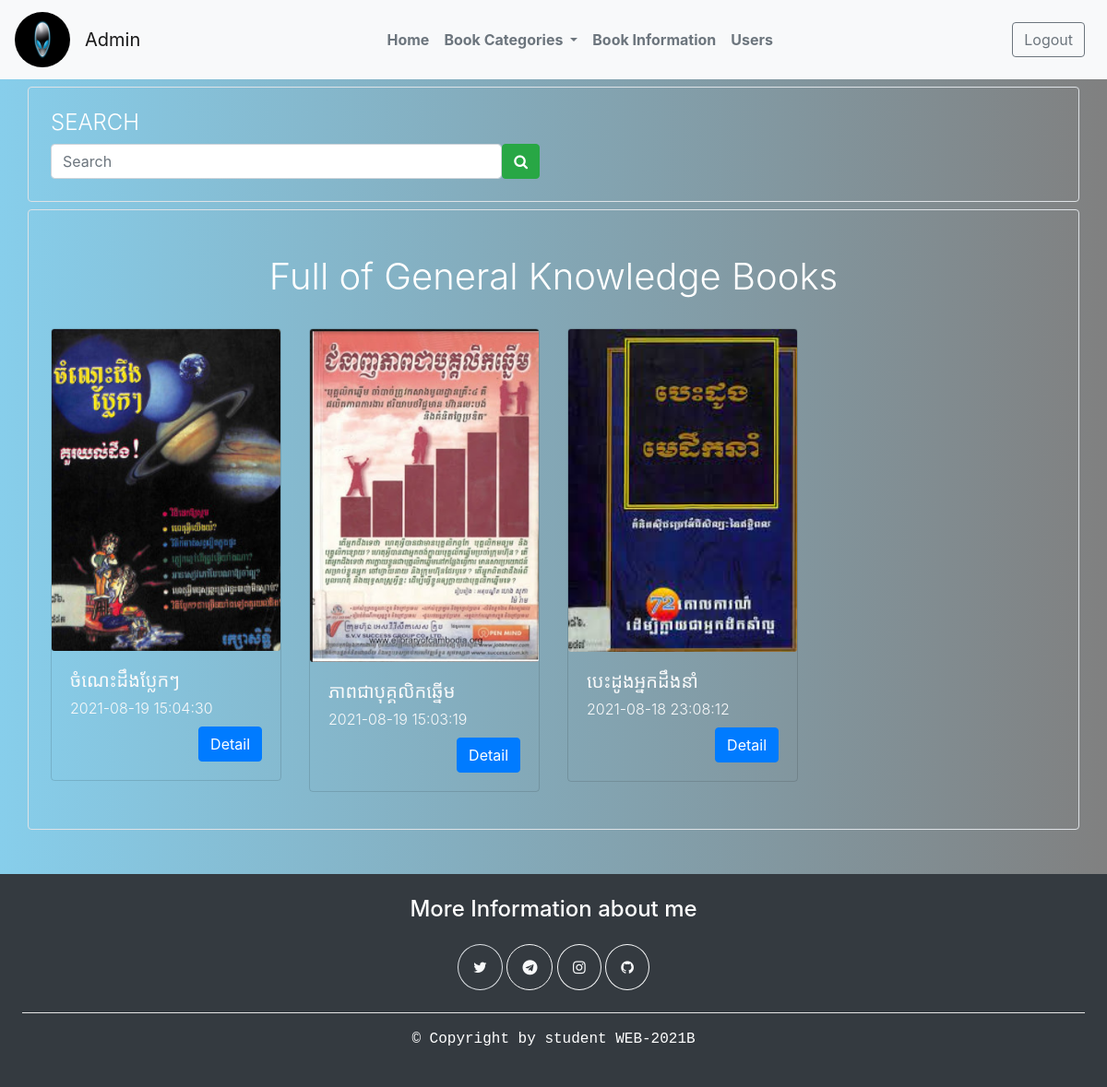
The app's page /?page=politic (signed in) with its own data.
### tables this page shows
CREATE TABLE `users` (
  `user_id` int(11) NOT NULL,
  `username` varchar(40) NOT NULL,
  `profile` varchar(200) NOT NULL,
  `email` varchar(100) NOT NULL,
  `password` varchar(500) NOT NULL,
  `role` varchar(40) NOT NULL
);

CREATE TABLE `books` (
  `book_id` int(11) NOT NULL,
  `title` varchar(100) NOT NULL,
  `description` varchar(500) NOT NULL,
  `date` datetime NOT NULL DEFAULT current_timestamp(),
  `book_img` varchar(500) NOT NULL,
  `book_pdf` varchar(500) NOT NULL,
  `book_author` varchar(40) NOT NULL,
  `category_id` int(11) NOT NULL,
  `user_id` int(11) NOT NULL
);

### database/database.php (called while the page is built, shortened)
<?php
function db() {
    return new mysqli('localhost', 'root', '', 'online-librabry');
}
function getAllGeneralBook() {
    return db()->query("SELECT books.book_id, books.title, books.description, books.date, books.book_img, books.book_pdf, books.book_author, categories.category_id, categories.categoryName FROM books INNER JOIN categories ON books.category_id = categories.category_id WHERE books.category_id = 2 ORDER BY books.book_id DESC ");
}
function selectAllUser() {
    return db()->query("SELECT * FROM users ORDER BY user_id ASC");
}

### pages/politic.php (the view)
<?php
    require_once("database/database.php");
    if($_SERVER['REQUEST_METHOD'] == "POST") {
        $books = getSearchGeneral($_POST);
    } else {
        $books = getAllGeneralBook();
    }
?>
<div class="container border rounded p-4 mb-2 mt-2">
    <div class="row">
        <form action="" method="post" class="col-lg-6 col-md-8 col-sm-8 col-12">
            <h4 class="text-white mr-4 d-flex align-item-center font-weight-light">SEARCH </h4>
            <div class="d-flex justify-content-between">
                <input type="search" class="form-control" placeholder="Search" name="word">
                <button type="submit" class="btn btn-success fa fa-search"></button>
            </div>
        </form>
    </div>
</div>
<div class="container border rounded p-4 mb-2 mt-2">
    <h1 class="font-weight-light text-center p-4 text-white">Full of General Knowledge Books</h1>
    <div class="row">
        <?php foreach($books as $book): ?>
            <div class="col-lg-3 col-md-4 col-sm-6 col-6 mb-3">
                <div class="card" style="background: none;">
                    <a href="mypdf/<?=$book['book_pdf']?>" target="_blank"><img class="card-img" src="images/book/<?= $book['book_img']?>" alt=""></a>
                    <div class="card-body">
                        <h5 class="card-title text-light"><?= $book['title']?></h5>
                        <p class="card-subtitle mb-2 text-light font-weight-light"><?= $book['date']?></p>
                        <div class="text-right">
                            <a href="detial.php?id=<?=$book['book_id']?>" class="btn btn-primary">Detail</a>
                        </div>
                    </div>
                </div>
            </div>
        <?php endforeach;?>
    </div>
</div>

### partial/navbar.php (shortened to what this page needs)
<?php
  require_once('database/database.php');
  $allUser = selectAllUser();
  foreach($allUser as $user):
?>
<?php if($user['username'] === $_SESSION['username']): ?>
  <nav class="navbar navbar-expand-lg navbar-light bg-light position-sticky sticky-top">
    <a class="navbar-brand" href="#">
      <img src="images/user/<?=$user['profile'] ?>" width="60" height="60" class="d-inline-block align-top rounded rounded-circle" alt="">
    </a>
    <small class="navbar-brand"><?= $user['username']?></small>
    <div class="collapse navbar-collapse" id="navbarTogglerDemo02">
      <ul class="navbar-nav m-auto mt-2 mt-lg-0">
        <li class="nav-item active">
          <a class="nav-link font-weight-bold text-secondary" href="?page=home">Home <span class="sr-only">(current)</span></a>
        </li>
        <li class="nav-item active">
          <div class="dropdown show">
              <a class="nav-link font-weight-bold text-secondary dropdown-toggle" href="#" role="button" id="dropdownMenuLink" data-toggle="dropdown" aria-haspopup="true" aria-expanded="false">
                  Book Categories
              </a>
          </div>
        </li>
        <?php if($user['role'] == "Admin"): ?>
          <li class="nav-item active">
            <a class="nav-link font-weight-bold text-secondary" href="?page=bookinfo">Book Information</a>
          </li>
          <li class="nav-item active">
            <a class="nav-link font-weight-bold text-secondary" href="?page=user">Users</a>
          </li>
        <?php else: ?>
          <li class="nav-item active">
            <a class="nav-link font-weight-bold text-secondary" href="?page=contact">Contact us</a>
          </li>
        <?php endif; ?>
      </ul>
      <form class="form-inline my-2 my-lg-0">
        <a href="http://localhost/online-library-php/" class="btn btn-outline-secondary my-2 my-sm-0 m-2" type="submit">Logout</a>
      </form>
    </div>
  </nav>
<?php
endif;
endforeach;
?>

### records on screen
users: profile (picture), username "Admin", role "Book Information"
books: book_img (picture), title "ចំណេះដឹងប្លែកៗ", date "2021-08-19 15:04:30"
books: book_img (picture), title "ភាពជាបុគ្គលិកឆ្នើម", date "2021-08-19 15:03:19"
books: book_img (picture), title "បេះដូងអ្នកដឹងនាំ", date "2021-08-18 23:08:12"
